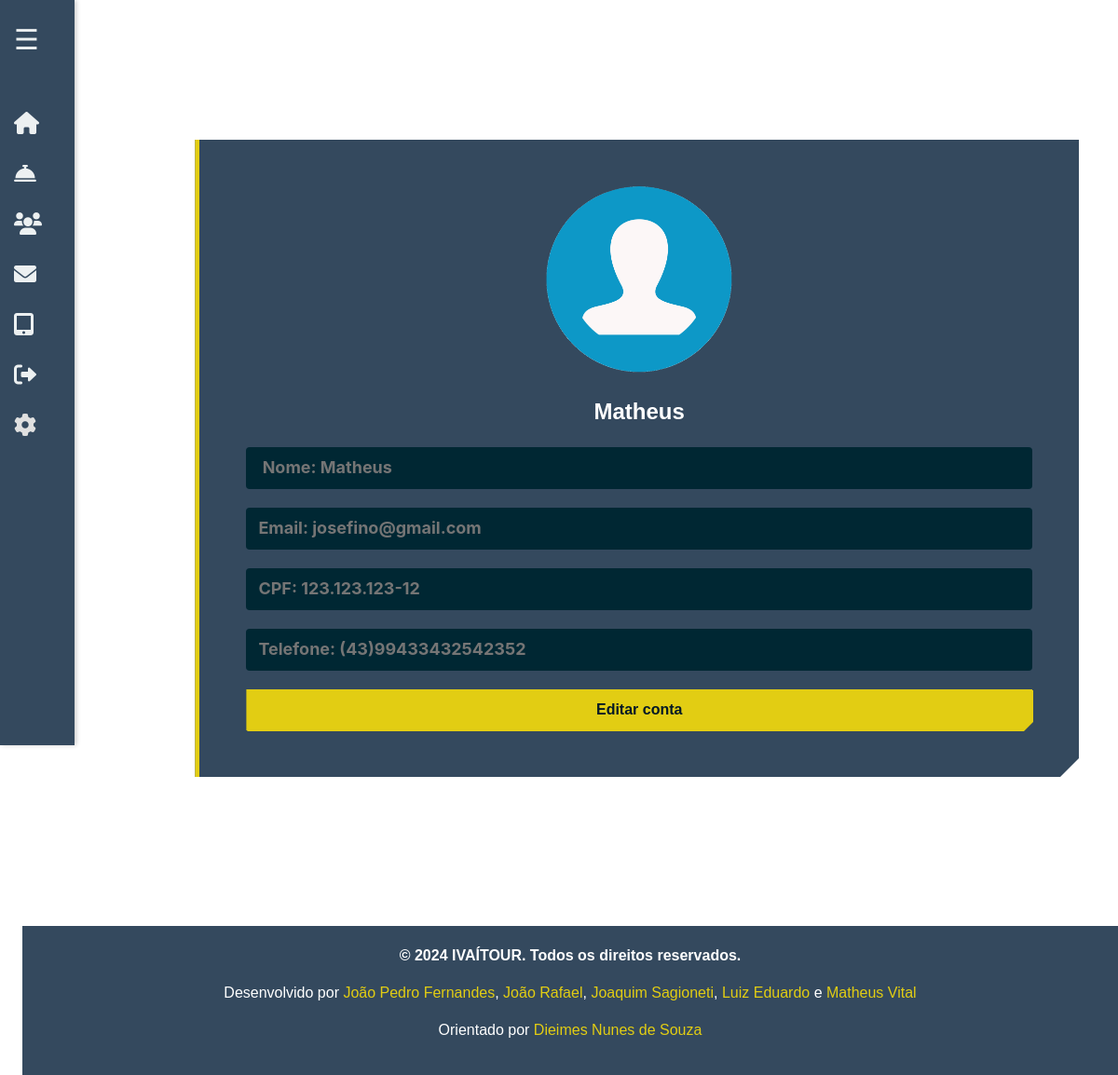
The app's page /user/conta.php (signed in) with its own data.
### tables this page shows
CREATE TABLE IF NOT EXISTS `cadastro` (
  `id_usuario` int(200) NOT NULL AUTO_INCREMENT,
  `nome` varchar(200) NOT NULL,
  `email` varchar(200) NOT NULL,
  `senha` varchar(200) NOT NULL,
  `telefone` varchar(200) NOT NULL,
  `cpf` varchar(200) NOT NULL,
  `genero` varchar(200) NOT NULL,
  `tipo_usuario` varchar(200) NOT NULL,
  `arquivo_foto` varchar(200) NOT NULL,
  PRIMARY KEY (`id_usuario`)
);

### user/conta.php (the view, shortened to what this page needs)
<?php
include('../static/conexao.php');
$id_usuario = isset($_SESSION['id_usuario']) ? $_SESSION['id_usuario'] : null;
$nome_usuario = isset($_SESSION['nome']) ? $_SESSION['nome'] : 'Visitante';
$email_usuario = isset($_SESSION['email']) ? $_SESSION['email'] : '';
$cpf_usuario = isset($_SESSION['cpf']) ? $_SESSION['cpf'] : 'Não disponível';
$telefone_usuario = isset($_SESSION['telefone']) ? $_SESSION['telefone'] : 'Não disponível';
if ($id_usuario) {
    $stmt = $conexao->prepare("SELECT * FROM cadastro WHERE id_usuario = ?");
    if ($stmt) {
        $stmt->bind_param("i", $id_usuario);
        $stmt->execute();
        $resultado = $stmt->get_result();
        $consultar = $resultado->fetch_assoc();
        if ($consultar) {
            $nome_usuario = $consultar['nome'];
            $email_usuario = $consultar['email'];
            $cpf_usuario = $consultar['cpf'];
            $telefone_usuario = $consultar['telefone'];
            $foto = $consultar['arquivo_foto'];
        }
    } else {
        die("Erro na preparação da consulta: " . $mysqli->error);
    }
}
?>
<!DOCTYPE html>
<html lang="pt-br">
<head>
    <link href="https://cdn.jsdelivr.net/npm/bootstrap@5.3.1/dist/css/bootstrap.min.css" rel="stylesheet">
    <link rel="stylesheet" href="../css/style.css">
    <link rel="stylesheet" href="https://cdnjs.cloudflare.com/ajax/libs/font-awesome/6.0.0-beta3/css/all.min.css">
</head>
<body>
    <div class="container-fluid">
        <nav class="col-md-3 col-lg-2 sidebar">
            <div class="menu-btn" onclick="toggleSidebar()">&#9776;</div>
            <ul class="nav-links">
                <li><a href="../index.php"><i class="fas fa-home"></i><span>Home</span></a></li>
                <li><a href="#services"><i class="fas fa-concierge-bell"></i><span>Serviços</span></a></li>
                <?php if (isset($_SESSION['nome'])): ?>
                    <li><a href="conta.php"><i class="fas fa-users"></i><span>Minha Conta</span></a></li>
                <?php else: ?>
                    <li><a href="login.php"><i class="fas fa-users"></i><span>Minha Conta</span></a></li>
                <?php endif; ?>
                <li><a href="#contact"><i class="fas fa-envelope"></i><span>Contato</span></a></li>
                <?php if (isset($_SESSION['nome']) && $_SESSION["tipo_usuario"] === 'administrador'): ?>
                    <li><a href="../admin/admin_dashboard.php"><i class="fas fa-tablet-alt"></i><span>Painel Adm</span></a></li>
                <?php endif; ?>
                <?php if (isset($_SESSION['nome'])): ?>
                    <li class="nav-item logout">
                        <a href="../static/logout.php" class="nav-link"><i class="fas fa-sign-out-alt"></i><span>Desconectar</span></a>
                    </li>
                <?php endif; ?>
                <li class="nav-item">
                    <a href="configuracoes.php" class="nav-link" id="settings-icon">
                        <i class="fas fa-cog"></i><span>Configurações</span>
                    </a>
                </li>
            </ul>
        </nav>
        <div class="container">
            <div id="form-container-ctt" class="form-container">
                <div id="form-ctt">
                    <div class="text-center mb-4">
                        <div class="profile-picture-container">
                            <img class='profile-picture' src='<?php echo $foto; ?>' alt='Foto de perfil'>
                        </div>
                    </div>
                    <span class="heading"><?php echo $nome_usuario; ?></span>
                    <input placeholder=" Nome: <?php echo $nome_usuario; ?>" type="text" class="input" readonly>
                    <input placeholder="Email: <?php echo $email_usuario; ?>" id="mail" type="email" class="input" readonly>
                    <input placeholder="CPF: <?php echo $cpf_usuario; ?>" id="cpf" type="text" class="input" readonly>
                    <input placeholder="Telefone: <?php echo $telefone_usuario; ?>" id="telefone" type="text" class="input" readonly>
                    <div class="button-container">
                        <div class="reset-button-container">
                        <a href="editaconta.php?id=<?php echo $id_usuario; ?>" class="reset-button">Editar conta</a>
                        </div>
                    </div>
                </div>
            </div>
        </div>
    </div>
    <?php include('../static/footer.php'); ?>
</body>
</html>

### records on screen
cadastro: arquivo_foto (picture), nome "Matheus", nome "Nome: Matheus", email "Email: josefino@gmail.com", cpf "CPF: 123.123.123-12", telefone "Telefone: (43)99433432542352"
